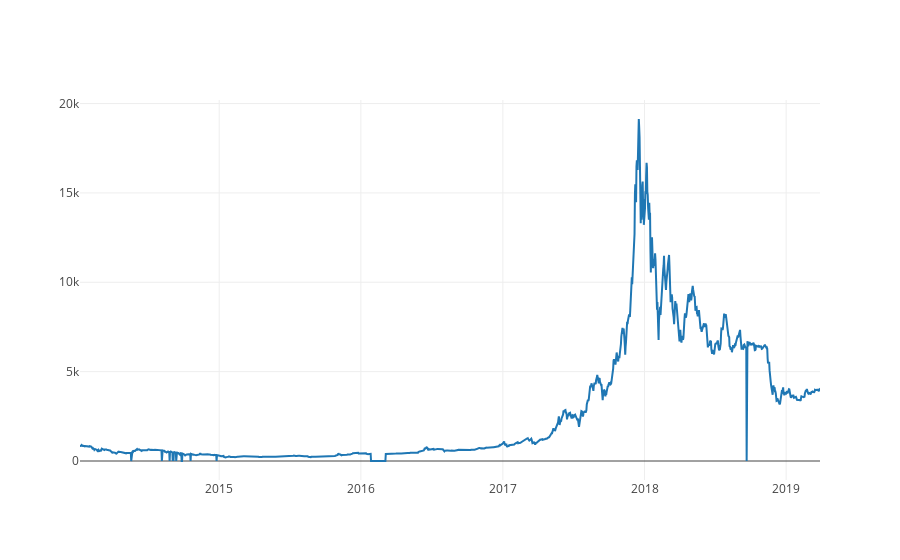

Here is the notebook cell this chart was saved with:
### Markdown cell above
The method "get_quandl_data()" returns a dataset of bitcoin price from a given exchange. Below this is demonstrated for the KRAKEN exchange. The dataset contains columns for opening price, daily highs and lows, and other quantitites; the currency is in dollars. Let's do a plot of the price (in dollars) of BTC according to the KRAKEN exchange.

### Code cell
btc_usd_price_kraken = get_quandl_data('BCHARTS/KRAKENUSD')
btc_usd_price_kraken.head()
btc_trace = go.Scatter(x=btc_usd_price_kraken.index, y=btc_usd_price_kraken['Weighted Price'])
py.iplot([btc_trace])

### Figure 1 — Plotly figure (JSON) as saved in the notebook; plotly's stock layout.template omitted (floating-point values rounded to 4 significant figures; data arrays with more than 128 entries replaced by an {"elided": "..."} marker saying what was removed)
{"data": [{"type": "scatter", "uid": "419abbe4-cea2-436c-a996-f7bfaed27468", "x": {"elided": "1908 str values"}, "y": {"elided": "1908 float values"}}], "layout": {}}
